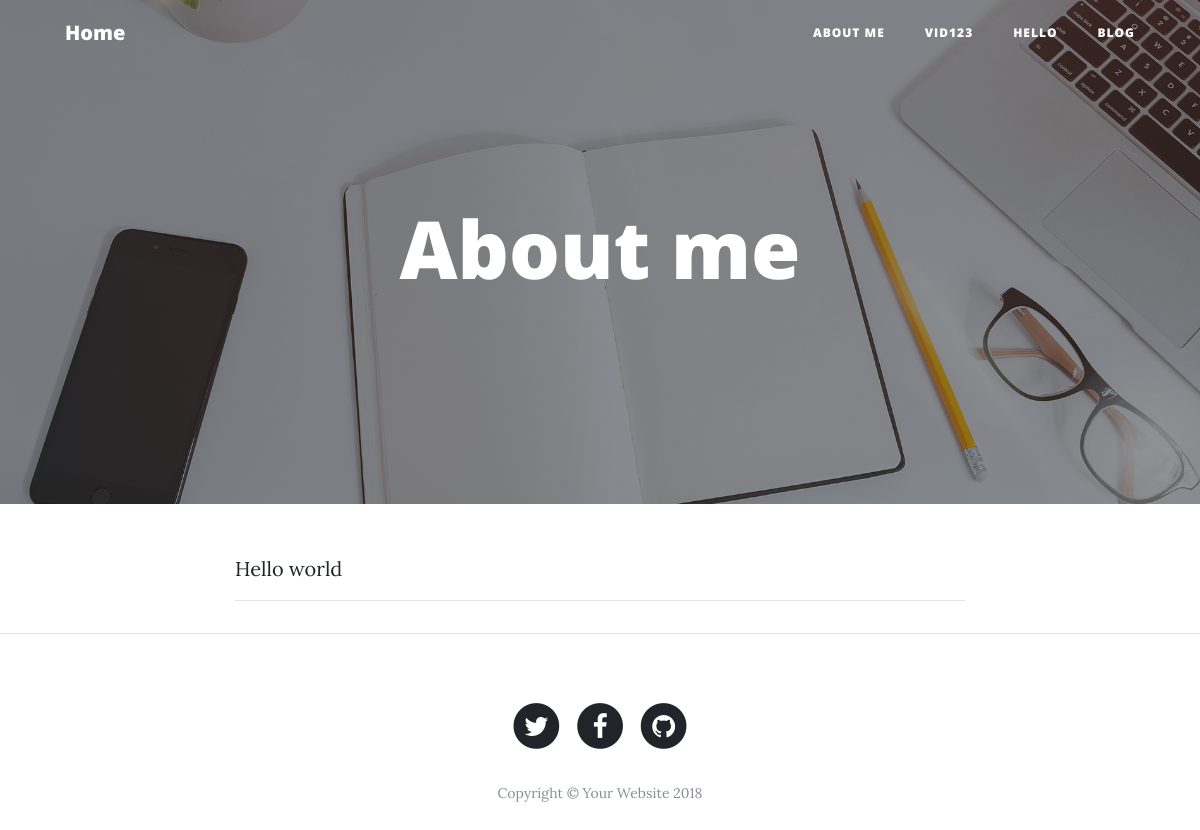
Screenshot of /?page=2 with the database file from the repository.
### tables this page shows
CREATE TABLE `page` (
  `id` int(10) NOT NULL,
  `title` varchar(255) NOT NULL,
  `content` text,
  `is_active` tinyint(1) DEFAULT '1',
  `image` varchar(255) DEFAULT NULL,
  `created_date` datetime DEFAULT NULL,
  `updated_date` datetime DEFAULT NULL
);

### template/body.php (the view)
<?php
$pageId = isset($_GET['page']) ? $_GET['page'] : 1;
$query = "SELECT * FROM page WHERE id = {$pageId}";
$result = mysqli_query($db, $query);
$page = mysqli_fetch_assoc($result);
if($page['image']){
    $coverPhoto = BASE_URL . 'uploads/' . $page['image'];
}else{
    $coverPhoto = 'img/home-bg.jpg';
}
?>
    <header class="masthead" style="background-image: url('<?= $coverPhoto ?>')">
        <div class="overlay"></div>
        <div class="container">
            <div class="row">
                <div class="col-lg-8 col-md-10 mx-auto">
                    <div class="site-heading">
                        <h1><?php echo $page['title']; ?></h1>
                    </div>
                </div>
            </div>
        </div>
    </header>
    <div class="container">
        <div class="row">
            <div class="col-lg-8 col-md-10 mx-auto">
                <?php echo $page['content'] ?>
                    <hr>
            </div>
        </div>
    </div>
    <hr>

### template/head.php (shortened to what this page needs)
<nav class="navbar navbar-expand-lg navbar-light fixed-top" id="mainNav">
    <div class="container">
        <a class="navbar-brand" href="<?php echo(BASE_URL); ?>">Home</a>
        <div class="collapse navbar-collapse" id="navbarResponsive">
            <ul class="navbar-nav ml-auto">
                <?php
                $query = "SELECT * FROM page WHERE is_active IS NOT NULL";
                $result = mysqli_query($db, $query);
                 while($row = mysqli_fetch_array($result)){
                                           echo "<li class='nav-item'>";
                        echo "<a style='color:#fff;' class='nav-link' href='?page={$row['id']}'>{$row['title']}</a>";
                    echo "<li>";
                    }
                ?>
<li class="nav-item">
              <a class="nav-link" href="blog.php">Blog</a>
                </li>
            </ul>
        </div>
    </div>
</nav>

### rows the page displays
page: title "ABOUT ME", title "About me", content "Hello world"
page: title "VID123"
page: title "HELLO"
